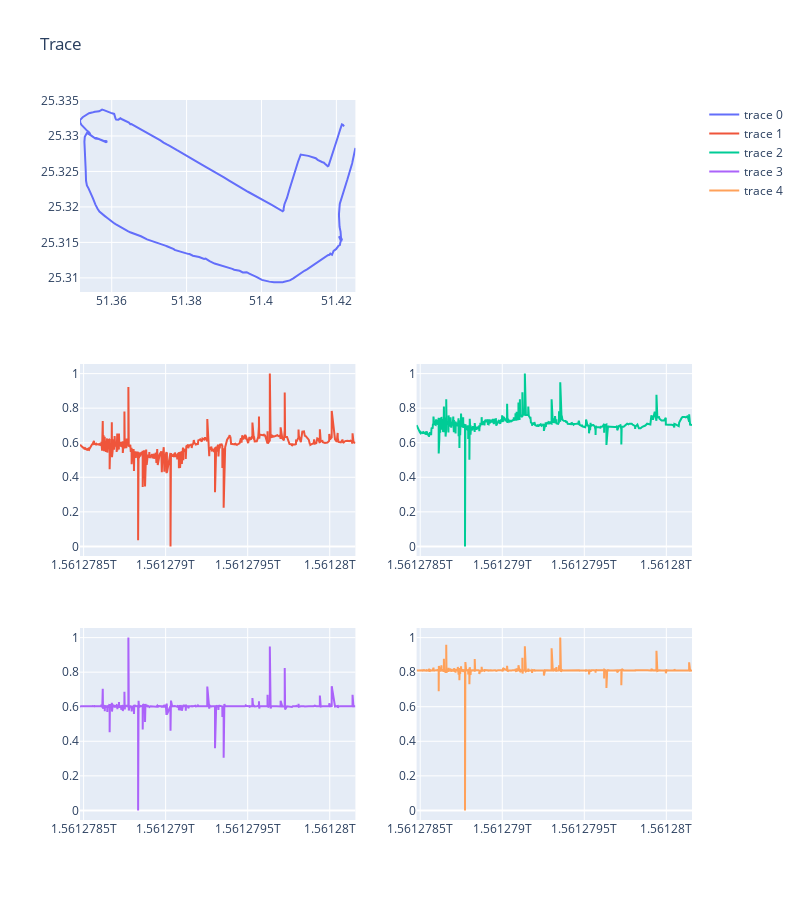

The cell this chart's notebook holds for it:
### Code cell
from utils.visualization import plot_trace

plot_trace(df, mode="velocity")

### Figure 1 — Plotly figure (JSON) as saved in the notebook; plotly's stock layout.template omitted (floating-point values rounded to 4 significant figures; data arrays with more than 128 entries replaced by an {"elided": "..."} marker saying what was removed)
{"data": [{"type": "scatter", "x": {"elided": "531 float values"}, "xaxis": "x", "y": {"elided": "531 float values"}, "yaxis": "y"}, {"type": "scatter", "x": {"elided": "531 int values"}, "xaxis": "x3", "y": {"elided": "531 float values"}, "yaxis": "y3"}, {"type": "scatter", "x": {"elided": "531 int values"}, "xaxis": "x4", "y": {"elided": "531 float values"}, "yaxis": "y4"}, {"type": "scatter", "x": {"elided": "531 int values"}, "xaxis": "x5", "y": {"elided": "531 float values"}, "yaxis": "y5"}, {"type": "scatter", "x": {"elided": "531 int values"}, "xaxis": "x6", "y": {"elided": "531 float values"}, "yaxis": "y6"}], "layout": {"height": 900, "title": {"text": "Trace"}, "width": 800, "xaxis": {"anchor": "y", "domain": [0, 0.45]}, "xaxis2": {"anchor": "y2", "domain": [0.55, 1]}, "xaxis3": {"anchor": "y3", "domain": [0, 0.45]}, "xaxis4": {"anchor": "y4", "domain": [0.55, 1]}, "xaxis5": {"anchor": "y5", "domain": [0, 0.45]}, "xaxis6": {"anchor": "y6", "domain": [0.55, 1]}, "yaxis": {"anchor": "x", "domain": [0.7333, 1]}, "yaxis2": {"anchor": "x2", "domain": [0.7333, 1]}, "yaxis3": {"anchor": "x3", "domain": [0.3667, 0.6333]}, "yaxis4": {"anchor": "x4", "domain": [0.3667, 0.6333]}, "yaxis5": {"anchor": "x5", "domain": [0, 0.2667]}, "yaxis6": {"anchor": "x6", "domain": [0, 0.2667]}}}
